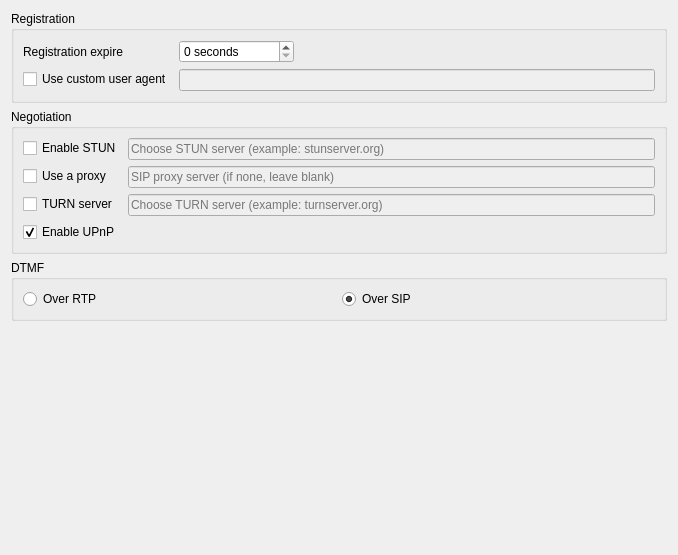
<?xml version="1.0" encoding="UTF-8"?>
<ui version="4.0">
 <class>AdvancedPage</class>
 <widget class="QWidget" name="AdvancedPage">
  <property name="geometry">
   <rect>
    <x>0</x>
    <y>0</y>
    <width>678</width>
    <height>555</height>
   </rect>
  </property>
  <property name="windowTitle">
   <string>Form</string>
  </property>
  <layout class="QVBoxLayout" name="verticalLayout">
   <item>
    <widget class="QGroupBox" name="groupBox">
     <property name="title">
      <string>Registration</string>
     </property>
     <layout class="QFormLayout" name="formLayout_2">
      <property name="fieldGrowthPolicy">
       <enum>QFormLayout::ExpandingFieldsGrow</enum>
      </property>
      <item row="0" column="0">
       <widget class="QLabel" name="label_regExpire">
        <property name="text">
         <string>Registration expire</string>
        </property>
        <property name="buddy">
         <cstring>lrcfg_registrationExpire</cstring>
        </property>
       </widget>
      </item>
      <item row="0" column="1">
       <widget class="QSpinBox" name="lrcfg_registrationExpire">
        <property name="suffix">
         <string> seconds</string>
        </property>
        <property name="maximum">
         <number>16777215</number>
        </property>
       </widget>
      </item>
      <item row="1" column="0">
       <widget class="QCheckBox" name="lrcfg_hasCustomUserAgent">
        <property name="text">
         <string>Use custom user agent</string>
        </property>
       </widget>
      </item>
      <item row="1" column="1">
       <widget class="QLineEdit" name="lrcfg_userAgent">
        <property name="enabled">
         <bool>false</bool>
        </property>
       </widget>
      </item>
     </layout>
    </widget>
   </item>
   <item>
    <widget class="QGroupBox" name="groupBox_4">
     <property name="title">
      <string>Negotiation</string>
     </property>
     <layout class="QFormLayout" name="formLayout">
      <item row="0" column="0">
       <widget class="QCheckBox" name="lrcfg_sipStunEnabled">
        <property name="text">
         <string>Enable STUN</string>
        </property>
       </widget>
      </item>
      <item row="0" column="1">
       <widget class="QLineEdit" name="lrcfg_sipStunServer">
        <property name="enabled">
         <bool>false</bool>
        </property>
        <property name="placeholderText">
         <string>Choose STUN server (example: stunserver.org)</string>
        </property>
       </widget>
      </item>
      <item row="1" column="0">
       <widget class="QCheckBox" name="lrcfg_hasProxy">
        <property name="text">
         <string>Use a proxy</string>
        </property>
       </widget>
      </item>
      <item row="1" column="1">
       <widget class="QLineEdit" name="lrcfg_proxy">
        <property name="enabled">
         <bool>false</bool>
        </property>
        <property name="placeholderText">
         <string>SIP proxy server (if none, leave blank)</string>
        </property>
       </widget>
      </item>
      <item row="3" column="1">
       <widget class="QLineEdit" name="lrcfg_turnServer">
        <property name="enabled">
         <bool>false</bool>
        </property>
        <property name="placeholderText">
         <string>Choose TURN server (example: turnserver.org)</string>
        </property>
       </widget>
      </item>
      <item row="3" column="0">
       <widget class="QCheckBox" name="lrcfg_turnEnabled">
        <property name="text">
         <string>TURN server</string>
        </property>
       </widget>
      </item>
      <item row="4" column="0">
       <widget class="QCheckBox" name="lrcfg_upnpEnabled">
        <property name="text">
         <string>Enable UPnP</string>
        </property>
        <property name="checked">
         <bool>true</bool>
        </property>
       </widget>
      </item>
     </layout>
    </widget>
   </item>
   <item>
    <widget class="QGroupBox" name="groupBox_6">
     <property name="title">
      <string>DTMF</string>
     </property>
     <layout class="QHBoxLayout" name="horizontalLayout">
      <item>
       <widget class="QRadioButton" name="kcfg_dtmfType">
        <property name="text">
         <string>Over RTP</string>
        </property>
       </widget>
      </item>
      <item>
       <widget class="QRadioButton" name="m_pDTMFOverSIP">
        <property name="text">
         <string>Over SIP</string>
        </property>
        <property name="checked">
         <bool>true</bool>
        </property>
       </widget>
      </item>
     </layout>
    </widget>
   </item>
   <item>
    <spacer name="verticalSpacer_3">
     <property name="orientation">
      <enum>Qt::Vertical</enum>
     </property>
     <property name="sizeHint" stdset="0">
      <size>
       <width>20</width>
       <height>53</height>
      </size>
     </property>
    </spacer>
   </item>
  </layout>
 </widget>
 <resources/>
 <connections>
  <connection>
   <sender>lrcfg_hasCustomUserAgent</sender>
   <signal>toggled(bool)</signal>
   <receiver>lrcfg_userAgent</receiver>
   <slot>setDisabled(bool)</slot>
   <hints>
    <hint type="sourcelabel">
     <x>94</x>
     <y>72</y>
    </hint>
    <hint type="destinationlabel">
     <x>256</x>
     <y>72</y>
    </hint>
   </hints>
  </connection>
  <connection>
   <sender>lrcfg_sipStunEnabled</sender>
   <signal>toggled(bool)</signal>
   <receiver>lrcfg_sipStunServer</receiver>
   <slot>setEnabled(bool)</slot>
   <hints>
    <hint type="sourcelabel">
     <x>92</x>
     <y>141</y>
    </hint>
    <hint type="destinationlabel">
     <x>302</x>
     <y>142</y>
    </hint>
   </hints>
  </connection>
  <connection>
   <sender>lrcfg_hasProxy</sender>
   <signal>toggled(bool)</signal>
   <receiver>lrcfg_proxy</receiver>
   <slot>setEnabled(bool)</slot>
   <hints>
    <hint type="sourcelabel">
     <x>78</x>
     <y>154</y>
    </hint>
    <hint type="destinationlabel">
     <x>194</x>
     <y>164</y>
    </hint>
   </hints>
  </connection>
  <connection>
   <sender>lrcfg_turnEnabled</sender>
   <signal>toggled(bool)</signal>
   <receiver>lrcfg_turnServer</receiver>
   <slot>setEnabled(bool)</slot>
   <hints>
    <hint type="sourcelabel">
     <x>65</x>
     <y>186</y>
    </hint>
    <hint type="destinationlabel">
     <x>219</x>
     <y>183</y>
    </hint>
   </hints>
  </connection>
 </connections>
</ui>
